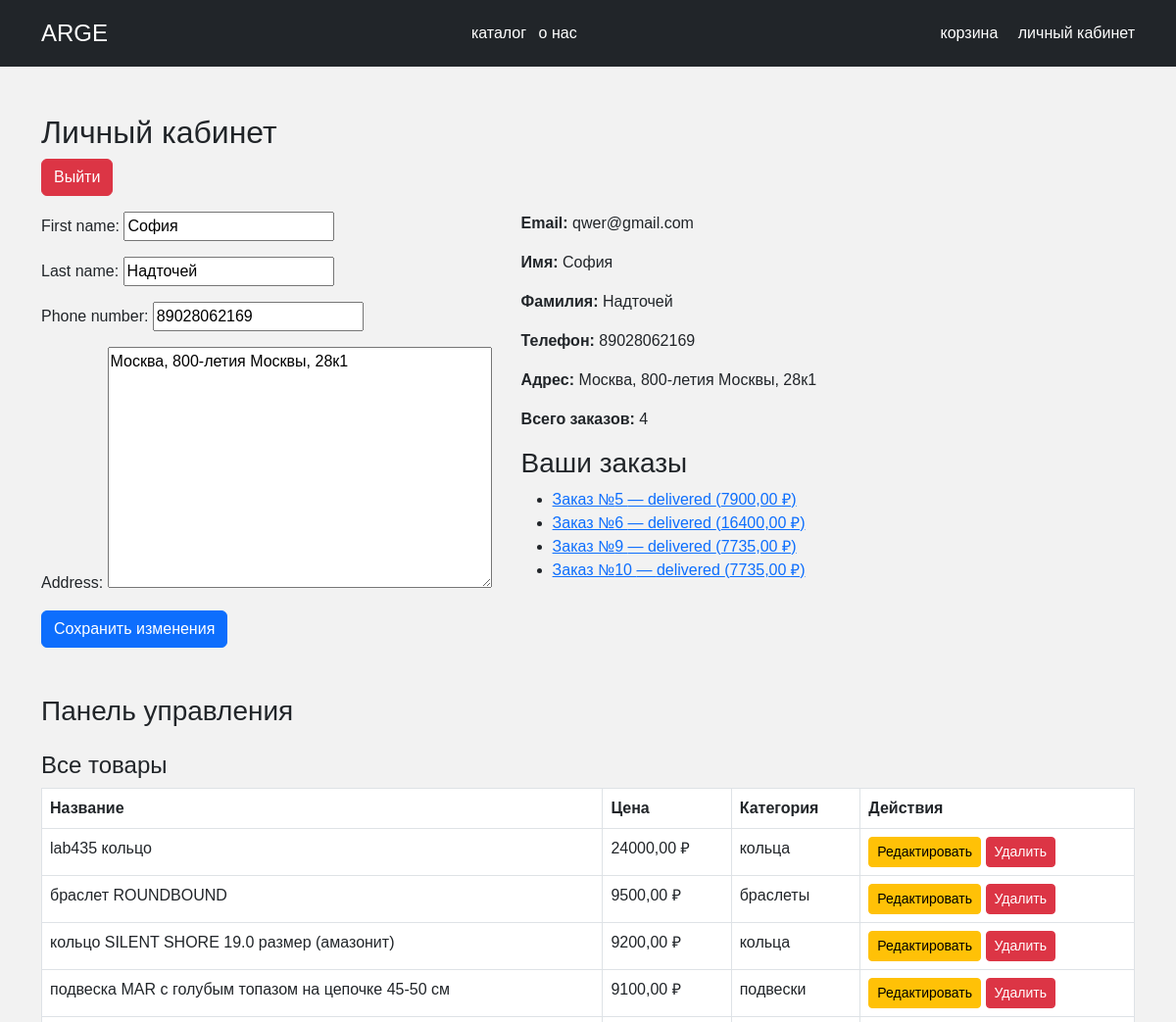
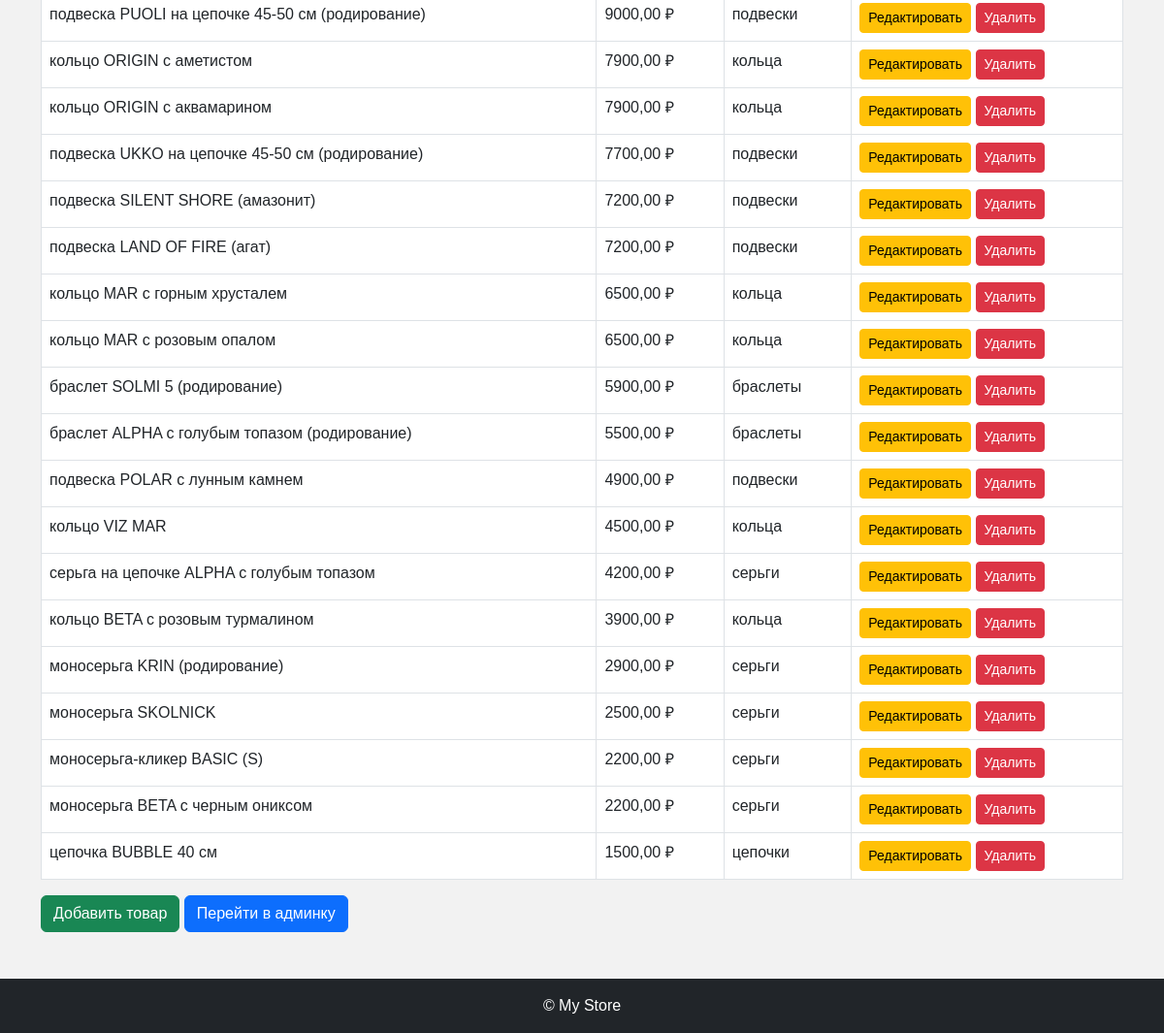
Page /profile/ (signed in) on the committed database (2 pictures, top to bottom).
### members/models.py (models this page shows, shortened)
class User(AbstractBaseUser, PermissionsMixin):
    email = models.EmailField(unique=True)
    first_name = models.CharField(max_length=255, blank=True)
    last_name = models.CharField(max_length=255, blank=True)
    phone_number = models.CharField(max_length=11, null=True, blank=True)
    address = models.TextField(blank=True, null=True)
    date_joined = models.DateTimeField(default=timezone.now)
    is_active = models.BooleanField(default=True)
    is_staff = models.BooleanField(default=False)
    USERNAME_FIELD = 'email'
    REQUIRED_FIELDS = []
    objects = UserManager()
    class Meta:
        verbose_name = "Пользователь"
        verbose_name_plural = "Пользователи"

class Order(models.Model):
    STATUS_CHOICES = [
        ('pending', 'Pending'),
        ('shipped', 'Shipped'),
        ('delivered', 'Delivered'),
        ('cancelled', 'Cancelled'),
    ]
    user = models.ForeignKey(User, related_name='orders', on_delete=models.CASCADE)
    total_price = models.DecimalField(max_digits=10, decimal_places=2)
    status = models.CharField(max_length=50, choices=STATUS_CHOICES, default='pending')
    created_at = models.DateTimeField(default=timezone.now)
    history = HistoricalRecords()
    class Meta:
        verbose_name = "Заказ"
        verbose_name_plural = "Заказы"

class Product(models.Model):
    name = models.CharField(max_length=255)
    description = models.TextField()
    price = models.DecimalField(max_digits=10, decimal_places=2, validators=[MinValueValidator(0.01)])
    category = models.ForeignKey(Category, related_name='products', on_delete=models.CASCADE)
    status = models.CharField(max_length=50, default='available')
    view_count = models.PositiveIntegerField(default=0, verbose_name="Просмотров")
    created_at = models.DateTimeField(default=timezone.now, verbose_name="Дата добавления")
    objects = models.Manager()
    available = AvailableProductsManager()
    history = HistoricalRecords()
    class Meta:
        ordering = ['-price']
        verbose_name = "Товар"
        verbose_name_plural = "Товары"

class Category(models.Model):
    name = models.CharField(max_length=255)
    description = models.TextField()
    class Meta:
        verbose_name = "Категория"
        verbose_name_plural = "Категории"

### members/views.py (the view)
# urls.py: path('profile/', views.profile_view, name='profile'),
@login_required
def profile_view(request):
    user = request.user
    if request.method == 'POST':
        form = UserProfileForm(request.POST, instance=user)
        if form.is_valid():
            form.save()
            return redirect('profile')
    else:
        form = UserProfileForm(instance=user)
    orders = user.orders.all()
    orders_count = orders.count()
    has_orders = orders.exists()
    products = Product.objects.all() if user.is_staff else []
    return render(request, 'profile.html', {
    'user': user,
    'user_form': form,
    'orders': orders,
    'orders_count': orders_count,
    'has_orders': has_orders,
    'products': products,
})

### members/forms.py
class UserProfileForm(forms.ModelForm):
    class Meta:
        model = User
        fields = ['first_name', 'last_name', 'phone_number', 'address']

### templates/profile.html (shortened to what this page needs)
{% extends "base.html" %}
{% load static %}
{% block content %}
<h2>Личный кабинет</h2>
<form method="post" action="{% url 'logout' %}">
  <button type="submit" class="btn btn-danger mb-3">Выйти</button>
</form>
<div class="lk-main">
    <div class="lk-form">
        <form method="post">
            {{ user_form.as_p }}
            <button type="submit" class="btn btn-primary">Сохранить изменения</button>
        </form>
    </div>
    <div class="lk-info">
        <p><strong>Email:</strong> {{ user.email }}</p>
        <p><strong>Имя:</strong> {{ user.first_name }}</p>
        <p><strong>Фамилия:</strong> {{ user.last_name }}</p>
        <p><strong>Телефон:</strong> {{ user.phone_number }}</p>
        <p><strong>Адрес:</strong> {{ user.address }}</p>
        <p><strong>Всего заказов:</strong> {{ orders_count }}</p>
        <h3>Ваши заказы</h3>
        {% if user.orders.all %}
            <ul>
                {% for order in user.orders.all %}
                    <li>
                        <a href="{% url 'order_detail' order.id %}">
                            Заказ №{{ order.id }} — {{ order.status }} ({{ order.total_price }} ₽)
                        </a>
                    </li>
                {% empty %}
                    <li>У вас ещё нет заказов.</li>
                {% endfor %}
            </ul>
        {% else %}
            <p>У вас нет заказов.</p>
        {% endif %}
    </div>
</div>
{% if user.is_staff %}
    <div class="admin-panel mt-5">
        <h3>Панель управления</h3>
        <h4 class="mt-4">Все товары</h4>
        <table class="table table-bordered">
            <thead>
                <tr>
                    <th>Название</th>
                    <th>Цена</th>
                    <th>Категория</th>
                    <th>Действия</th>
                </tr>
            </thead>
            <tbody>
                {% for product in products %}
                    <tr>
                        <td>{{ product.name }}</td>
                        <td>{{ product.price }} ₽</td>
                        <td>{{ product.category.name }}</td>
                        <td>
                            <a href="{% url 'product_update' product.id %}" class="btn btn-sm btn-warning">Редактировать</a>
                            <a href="{% url 'product_delete' product.id %}" class="btn btn-sm btn-danger">Удалить</a>
                        </td>
                    </tr>
                {% endfor %}
            </tbody>
        </table>
        <a href="{% url 'product_create_form' %}" class="btn btn-success">Добавить товар</a>
        <a href="/admin/" class="btn btn-primary">Перейти в админку</a>
    </div>
{% endif %}
{% endblock %}

### static/styles.css (style rules this page uses)
body { font-family: sans-serif; margin: 0; background: #f2f2f2; }
.lk-main { display: flex; flex-direction: row; }
.lk-info { display: flex; flex-direction: column; margin-left: 30px ; }

### rows in the picture
User: first_name "София", last_name "Надточей", phone_number "89028062169", address "Москва, 800-летия Москвы, 28к1", email "qwer@gmail.com"
Order: id "5", status "delivered", total_price "7900,00"
Order: id "6", status "delivered", total_price "16400,00"
Order: id "9", status "delivered", total_price "7735,00"
Order: id "10", status "delivered", total_price "7735,00"
Product: name "lab435 кольцо", price "24000,00", category.name "кольца"
Product: name "браслет ROUNDBOUND", price "9500,00", category.name "браслеты"
Product: name "кольцо SILENT SHORE 19.0 размер (амазонит)", price "9200,00", category.name "кольца"
Product: name "подвеска MAR c голубым топазом на цепочке 45-50 см", price "9100,00", category.name "подвески"
Product: name "подвеска PUOLI на цепочке 45-50 см (родирование)", price "9000,00", category.name "подвески"
Product: name "кольцо ORIGIN с аметистом", price "7900,00", category.name "кольца"
Product: name "кольцо ORIGIN с аквамарином", price "7900,00", category.name "кольца"
Product: name "подвеска UKKO на цепочке 45-50 см (родирование)", price "7700,00", category.name "подвески"
Product: name "подвеска SILENT SHORE (амазонит)", price "7200,00", category.name "подвески"
Product: name "подвеска LAND OF FIRE (агат)", price "7200,00", category.name "подвески"
Product: name "кольцо MAR с горным хрусталем", price "6500,00", category.name "кольца"
Product: name "кольцо MAR с розовым опалом", price "6500,00", category.name "кольца"
Product: name "браслет SOLMI 5 (родирование)", price "5900,00", category.name "браслеты"
Product: name "браслет ALPHA с голубым топазом (родирование)", price "5500,00", category.name "браслеты"
Product: name "подвеска POLAR с лунным камнем", price "4900,00", category.name "подвески"
Product: name "кольцо VIZ MAR", price "4500,00", category.name "кольца"
Product: name "серьга на цепочке ALPHA с голубым топазом", price "4200,00", category.name "серьги"
Product: name "кольцо BETA с розовым турмалином", price "3900,00", category.name "кольца"
Product: name "моносерьга KRIN (родирование)", price "2900,00", category.name "серьги"
Product: name "моносерьга SKOLNICK", price "2500,00", category.name "серьги"
Product: name "моносерьга-кликер BASIC (S)", price "2200,00", category.name "серьги"
Product: name "моносерьга BETA с черным ониксом", price "2200,00", category.name "серьги"
Product: name "цепочка BUBBLE 40 см", price "1500,00", category.name "цепочки"

### other values in the picture
{{ orders_count }} "4"
